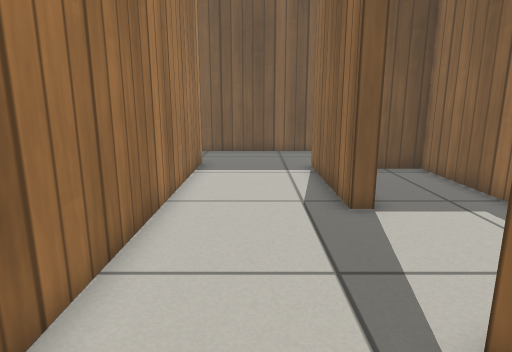
view 1 (above)

16 first-person views from a walk through a Gazebo world. The camera is 0.64 m above the floor, tilts 12° down and sees 75° across. The floor is counted in squares, 0.25 m on a side. Each view is taken from the middle of a square. On the plan, view 1 faces up. The plan holds only what a view shows up to about 20 squares ahead; the rest is blank. Gazebo's built-in surfaces are drawn with simple patterns.

view 2
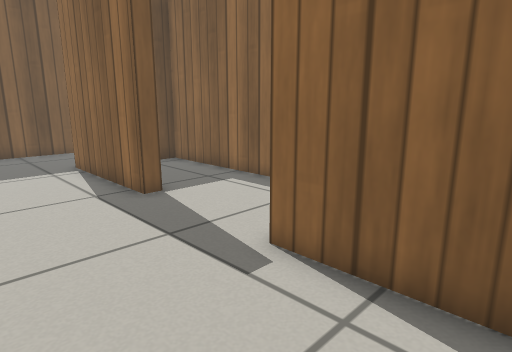

view 3
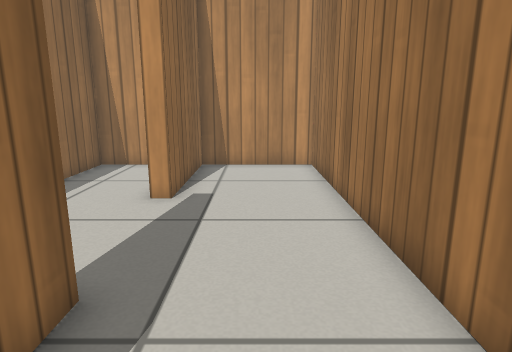

view 4
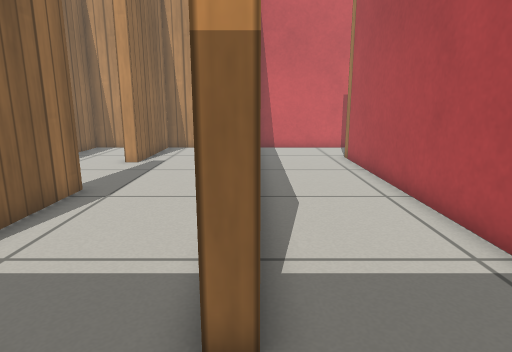

view 5
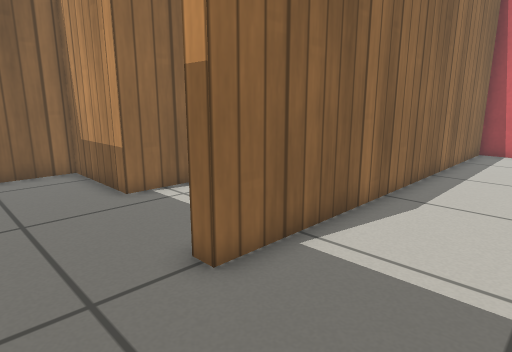

view 6
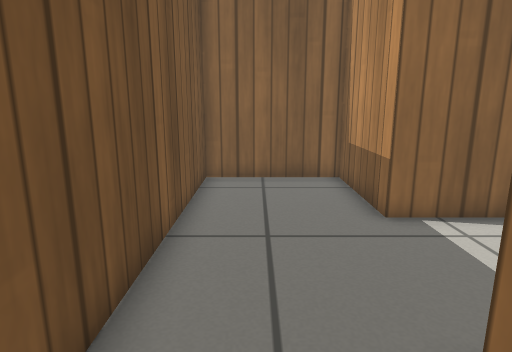

view 7
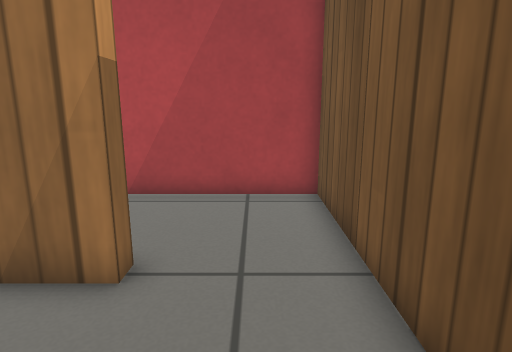

view 8
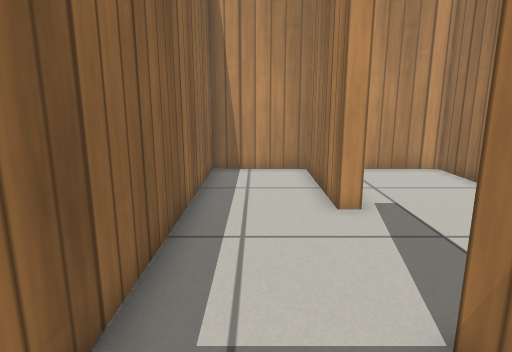

view 9
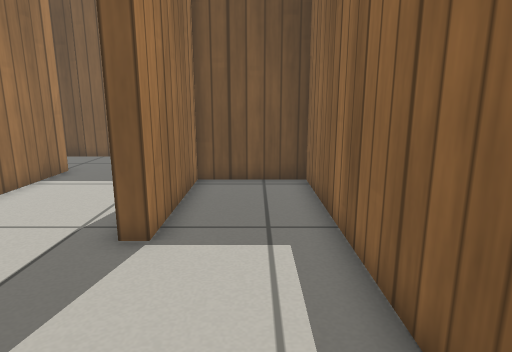

view 10
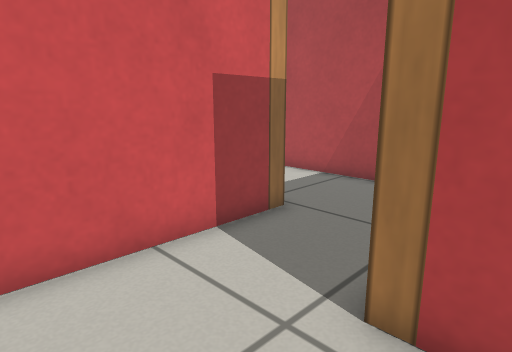

view 11
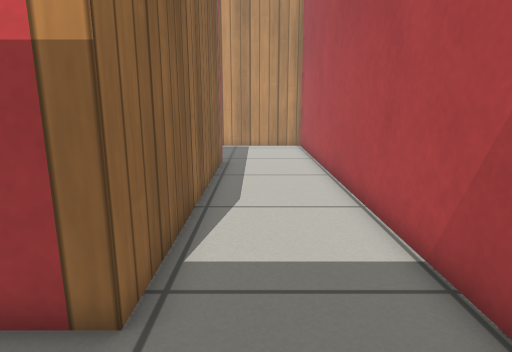

view 12
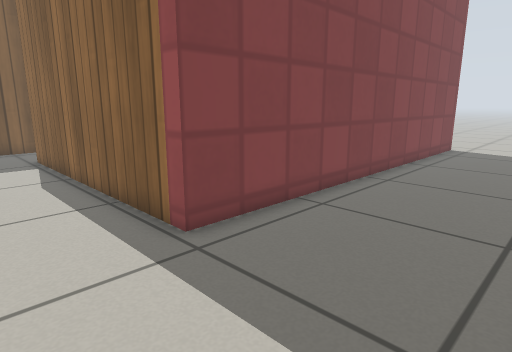

view 13
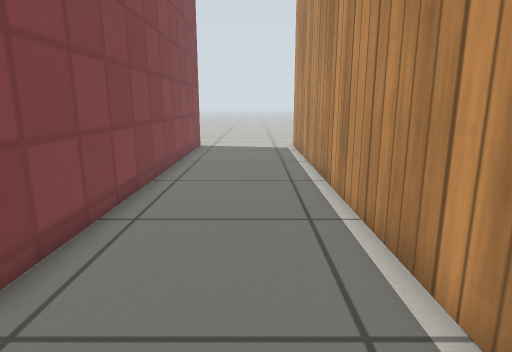

view 14
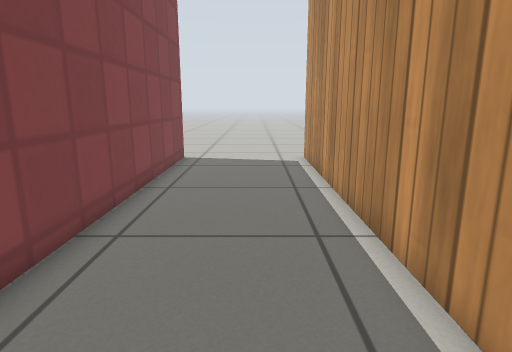

view 15
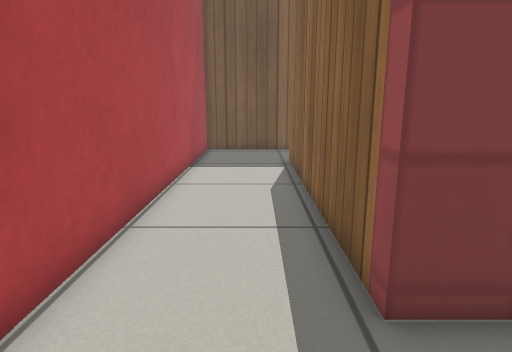

view 16
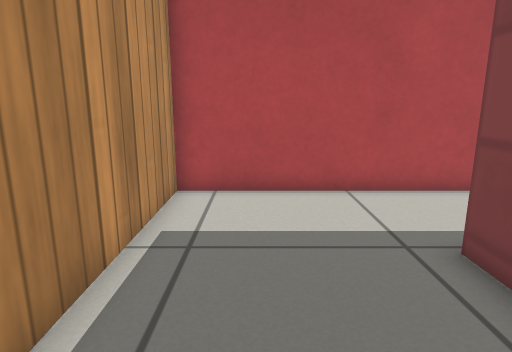

### Floor plan
Ten units are one square. View 1 is at (0, 0); x grows to the right and y downward. Boxes are objects, and circles mark ways between rooms. Rooms are numbered by the first view taken in them; rooms with no view inside come last. Other rooms are left out.
<svg viewBox="-153 -193 234 402">
<path fill="none" stroke="#000" d="M30 -80 24 -80 24 -140 68 -140 68 -188 -24 -188M-24 -150 -24 24 24 24 24 -30 30 -30M-96 -14 -148 -14 -148 204 76 204M76 144 -104 144 -104 24 -30 24 -30 -150 -24 -150M-24 -188 -74 -188 -74 -14M30 -30 30 24 68 24 68 -134 30 -134 30 -80"/>
<circle cx="-30" cy="-165" r="3" fill="#2a7"/>
<circle cx="25" cy="-55" r="3" fill="#2a7"/>
<text x="10" y="-90">1</text>
<text x="-60" y="20">2</text>
<text x="50" y="-60">3</text>
</svg>
Room 1 opens to room 2. Room 1 opens to room 3.

Where each view was taken, in squares from view 1:
view 1: 0 up, 0 right, facing up
view 2: 1 down, 2 left, facing up-right
view 3: 12 up, 0 right, facing down
view 4: 18 up, 3 left, facing down
view 5: 18 up, 7 left, facing down-right
view 6: 17 up, 5 left, facing right
view 7: 17 up, 2 right, facing left
view 8: 11 up, 5 right, facing down
view 9: 2 up, 5 right, facing up
view 10: 3 up, 4 left, facing down-left
view 11: 1 up, 12 left, facing down
view 12: 20 down, 14 left, facing up-right
view 13: 18 down, 14 left, facing right
view 14: 18 down, 9 left, facing right
view 15: 18 down, 12 left, facing up
view 16: 18 down, 5 left, facing left
